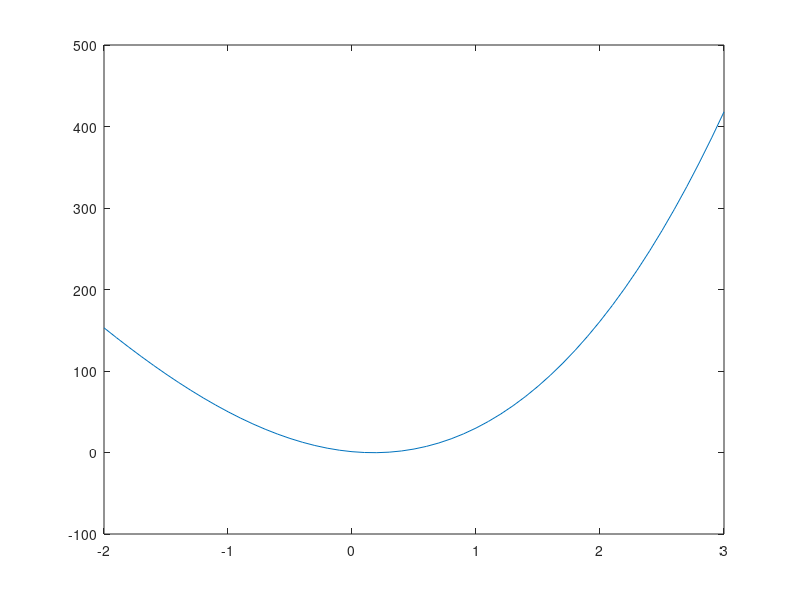

This chart was generated by the following MATLAB code:
c=[1 13 -7 1 -1];
dc=polyder(c);
vx=[-2 -1.3 0.1 2.45];
format short g
der=polyval(dc,vx)
x=-2:0.1:3; df=polyval(dc,x);
plot(x,df)
